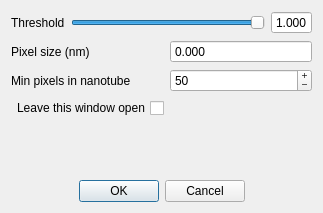
<?xml version="1.0" encoding="UTF-8"?>
<ui version="4.0">
 <class>ManualAnalysisConfig</class>
 <widget class="QDialog" name="ManualAnalysisConfig">
  <property name="geometry">
   <rect>
    <x>0</x>
    <y>0</y>
    <width>323</width>
    <height>213</height>
   </rect>
  </property>
  <property name="windowTitle">
   <string>Manual analysis config</string>
  </property>
  <property name="modal">
   <bool>false</bool>
  </property>
  <layout class="QVBoxLayout" name="verticalLayout">
   <item>
    <layout class="QHBoxLayout" name="horizontalLayout">
     <property name="spacing">
      <number>6</number>
     </property>
     <property name="sizeConstraint">
      <enum>QLayout::SetMinimumSize</enum>
     </property>
     <item>
      <widget class="QLabel" name="thresholdLabel">
       <property name="text">
        <string>Threshold</string>
       </property>
      </widget>
     </item>
     <item>
      <widget class="QSlider" name="thresholdSlider">
       <property name="maximum">
        <number>1000</number>
       </property>
       <property name="value">
        <number>1000</number>
       </property>
       <property name="orientation">
        <enum>Qt::Horizontal</enum>
       </property>
      </widget>
     </item>
     <item>
      <widget class="QDoubleSpinBox" name="thresholdInput">
       <property name="buttonSymbols">
        <enum>QAbstractSpinBox::NoButtons</enum>
       </property>
       <property name="decimals">
        <number>3</number>
       </property>
       <property name="maximum">
        <double>1.000000000000000</double>
       </property>
       <property name="value">
        <double>1.000000000000000</double>
       </property>
      </widget>
     </item>
    </layout>
   </item>
   <item>
    <layout class="QFormLayout" name="formLayout">
     <item row="0" column="0">
      <widget class="QLabel" name="pixelSizeLabel">
       <property name="text">
        <string>Pixel size (nm)</string>
       </property>
      </widget>
     </item>
     <item row="0" column="1">
      <widget class="QDoubleSpinBox" name="pixelSizeInput">
       <property name="buttonSymbols">
        <enum>QAbstractSpinBox::NoButtons</enum>
       </property>
       <property name="decimals">
        <number>3</number>
       </property>
       <property name="maximum">
        <double>10000.000000000000000</double>
       </property>
      </widget>
     </item>
     <item row="1" column="0">
      <widget class="QLabel" name="minPixelsLabel">
       <property name="text">
        <string>Min pixels in nanotube</string>
       </property>
      </widget>
     </item>
     <item row="1" column="1">
      <widget class="QSpinBox" name="minPixelsInput">
       <property name="buttonSymbols">
        <enum>QAbstractSpinBox::PlusMinus</enum>
       </property>
       <property name="minimum">
        <number>1</number>
       </property>
       <property name="maximum">
        <number>10000</number>
       </property>
       <property name="value">
        <number>50</number>
       </property>
      </widget>
     </item>
     <item row="2" column="0">
      <widget class="QCheckBox" name="leaveWindowOpenCheckbox">
       <property name="layoutDirection">
        <enum>Qt::RightToLeft</enum>
       </property>
       <property name="text">
        <string>Leave this window open</string>
       </property>
       <property name="iconSize">
        <size>
         <width>16</width>
         <height>16</height>
        </size>
       </property>
      </widget>
     </item>
     <item row="2" column="1">
      <spacer name="horizontalSpacer">
       <property name="orientation">
        <enum>Qt::Horizontal</enum>
       </property>
       <property name="sizeHint" stdset="0">
        <size>
         <width>40</width>
         <height>20</height>
        </size>
       </property>
      </spacer>
     </item>
    </layout>
   </item>
   <item>
    <widget class="QDialogButtonBox" name="buttonBox">
     <property name="orientation">
      <enum>Qt::Horizontal</enum>
     </property>
     <property name="standardButtons">
      <set>QDialogButtonBox::Cancel|QDialogButtonBox::Ok</set>
     </property>
     <property name="centerButtons">
      <bool>true</bool>
     </property>
    </widget>
   </item>
  </layout>
 </widget>
 <resources/>
 <connections>
  <connection>
   <sender>buttonBox</sender>
   <signal>accepted()</signal>
   <receiver>ManualAnalysisConfig</receiver>
   <slot>accept()</slot>
   <hints>
    <hint type="sourcelabel">
     <x>248</x>
     <y>254</y>
    </hint>
    <hint type="destinationlabel">
     <x>157</x>
     <y>274</y>
    </hint>
   </hints>
  </connection>
  <connection>
   <sender>buttonBox</sender>
   <signal>rejected()</signal>
   <receiver>ManualAnalysisConfig</receiver>
   <slot>reject()</slot>
   <hints>
    <hint type="sourcelabel">
     <x>316</x>
     <y>260</y>
    </hint>
    <hint type="destinationlabel">
     <x>286</x>
     <y>274</y>
    </hint>
   </hints>
  </connection>
 </connections>
</ui>
